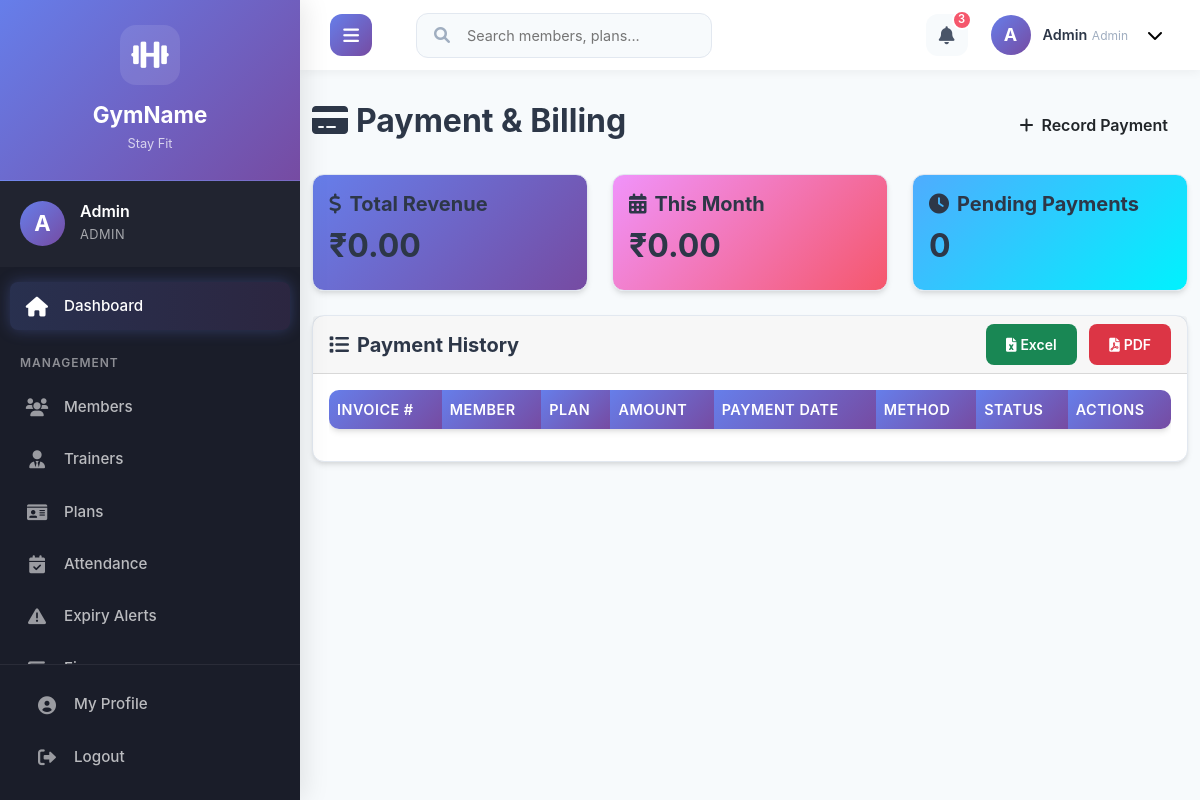
/admin/payments.php (signed in), run on an earlier commit of the app's database.
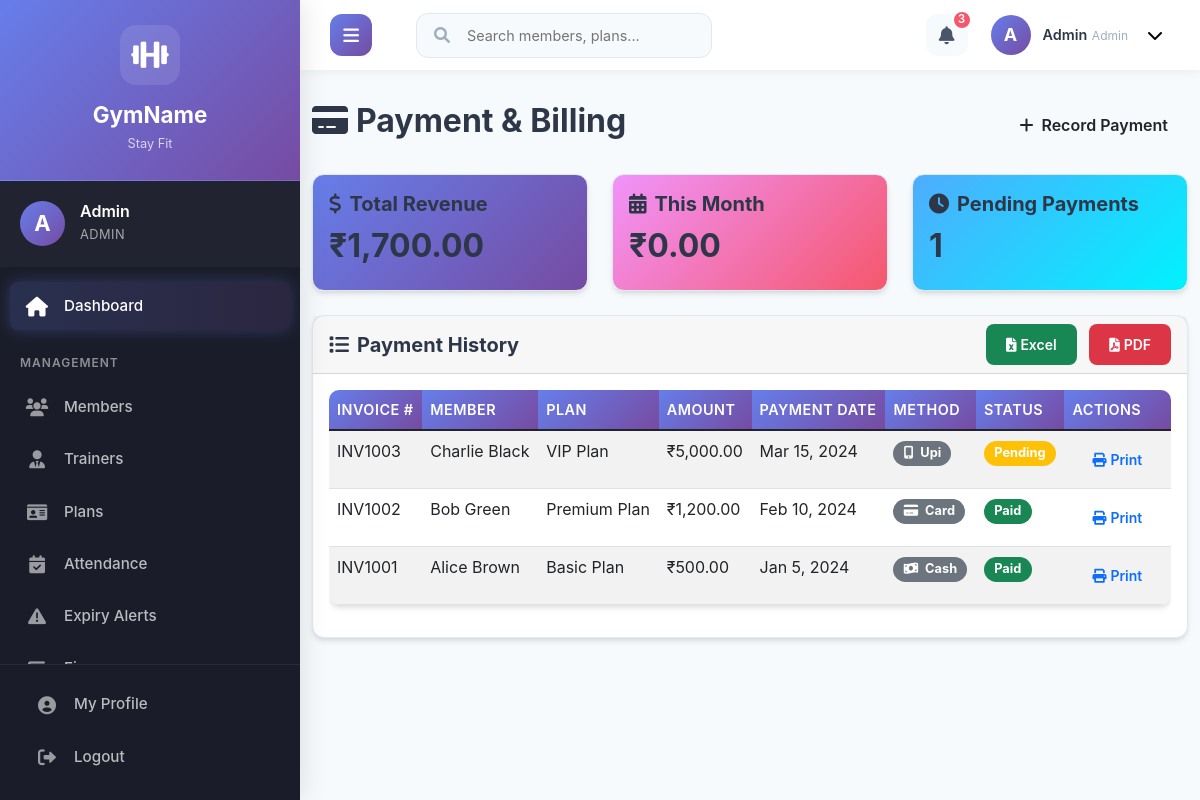
And on a later commit of the database.
### tables this page shows
CREATE TABLE payments (
    id INT AUTO_INCREMENT PRIMARY KEY,
    member_id INT NOT NULL,
    plan_id INT NOT NULL,
    amount DECIMAL(10,2) NOT NULL,
    payment_date DATE NOT NULL,
    method ENUM('cash', 'card', 'upi', 'bank_transfer') NOT NULL,
    invoice_no VARCHAR(50) UNIQUE,
    status ENUM('paid', 'pending', 'failed') DEFAULT 'paid',
    FOREIGN KEY (member_id) REFERENCES members(id),
    FOREIGN KEY (plan_id) REFERENCES plans(id)
);

CREATE TABLE members (
    id INT AUTO_INCREMENT PRIMARY KEY,
    name VARCHAR(100) NOT NULL,
    gender ENUM('male', 'female', 'other'),
    dob DATE,
    contact VARCHAR(20),
    email VARCHAR(100) UNIQUE,
    address TEXT,
    join_date DATE,
    plan_id INT,
    trainer_id INT,
    status ENUM('active', 'expired', 'inactive') DEFAULT 'active',
    photo VARCHAR(255),
    FOREIGN KEY (plan_id) REFERENCES plans(id),
    FOREIGN KEY (trainer_id) REFERENCES trainers(id)
);

CREATE TABLE plans (
    id INT AUTO_INCREMENT PRIMARY KEY,
    name VARCHAR(100) NOT NULL,
    duration_months INT NOT NULL,
    amount DECIMAL(10,2) NOT NULL,
    description TEXT
);

### admin/payments.php (the view, shortened to what the changed rows need)
<?php
require_once '../includes/config.php';
$payments = $conn->query("
    SELECT p.*, m.name as member_name, pl.name as plan_name
    FROM payments p
    JOIN members m ON p.member_id = m.id
    JOIN plans pl ON p.plan_id = pl.id
    ORDER BY p.payment_date DESC
");
$total_revenue = $conn->query("SELECT SUM(amount) as total FROM payments WHERE status='paid'")->fetch_assoc()['total'] ?? 0;
$this_month_revenue = $conn->query("SELECT SUM(amount) as total FROM payments WHERE status='paid' AND DATE_FORMAT(payment_date, '%Y-%m') = DATE_FORMAT(CURDATE(), '%Y-%m')")->fetch_assoc()['total'] ?? 0;
$pending_payments = $conn->query("SELECT COUNT(*) as count FROM payments WHERE status='pending'")->fetch_assoc()['count'];
?>
<!DOCTYPE html>
<html lang="en">
<head>
    <link href="https://cdn.jsdelivr.net/npm/bootstrap@5.1.3/dist/css/bootstrap.min.css" rel="stylesheet">
    <link href="https://cdnjs.cloudflare.com/ajax/libs/font-awesome/6.0.0/css/all.min.css" rel="stylesheet">
    <link href="../assets/css/style.css" rel="stylesheet">
</head>
<body>
    <div class="main-wrapper">
    <?php include '../includes/header.php'; ?>
    <div class="page-content">
        <div class="container-fluid">
        <div class="d-flex justify-content-between align-items-center mb-4">
            <h2><i class="fas fa-credit-card me-2"></i>Payment & Billing</h2>
        </div>
        <div class="row mb-4">
            <div class="col-md-4">
                <div class="card text-white" style="background: linear-gradient(135deg, #667eea 0%, #764ba2 100%);">
                    <div class="card-body">
                        <h5 class="card-title"><i class="fas fa-dollar-sign me-2"></i>Total Revenue</h5>
                        <h2>₹<?php echo number_format($total_revenue, 2); ?></h2>
                    </div>
                </div>
            </div>
            <div class="col-md-4">
                <div class="card text-white" style="background: linear-gradient(135deg, #f093fb 0%, #f5576c 100%);">
                    <div class="card-body">
                        <h2>₹<?php echo number_format($this_month_revenue, 2); ?></h2>
                    </div>
                </div>
            </div>
            <div class="col-md-4">
                <div class="card text-white" style="background: linear-gradient(135deg, #4facfe 0%, #00f2fe 100%);">
                    <div class="card-body">
                        <h5 class="card-title"><i class="fas fa-clock me-2"></i>Pending Payments</h5>
                        <h2><?php echo $pending_payments; ?></h2>
                    </div>
                </div>
            </div>
        </div>
        <div class="card">
            <div class="card-body">
                <div class="table-responsive">
                    <table class="table table-striped" id="paymentsTable">
                        <thead>
                            <tr>
                                <th>Invoice #</th>
                                <th>Member</th>
                                <th>Plan</th>
                                <th>Amount</th>
                                <th>Payment Date</th>
                                <th>Method</th>
                                <th>Status</th>
                                <th>Actions</th>
                            </tr>
                        </thead>
                        <tbody>
                            <?php while ($payment = $payments->fetch_assoc()): ?>
                                <tr>
                                    <td><?php echo $payment['invoice_no']; ?></td>
                                    <td><?php echo $payment['member_name']; ?></td>
                                    <td><?php echo $payment['plan_name']; ?></td>
                                    <td>₹<?php echo number_format($payment['amount'], 2); ?></td>
                                    <td><?php echo date('M j, Y', strtotime($payment['payment_date'])); ?></td>
                                    <td>
                                        <span class="badge bg-secondary">
                                            <i class="fas fa-<?php
                                                echo match($payment['method']) {
                                                    'cash' => 'money-bill-wave',
                                                    'card' => 'credit-card',
                                                    'upi' => 'mobile-alt',
                                                    'bank_transfer' => 'university',
                                                    default => 'question'
                                                };
                                            ?> me-1"></i>
                                            <?php echo ucfirst(str_replace('_', ' ', $payment['method'])); ?>
                                        </span>
                                    </td>
                                    <td>
                                        <span class="badge bg-<?php
                                            echo match($payment['status']) {
                                                'paid' => 'success',
                                                'pending' => 'warning',
                                                'failed' => 'danger',
                                                default => 'secondary'
                                            };
                                        ?>">
                                            <?php echo ucfirst($payment['status']); ?>
                                        </span>
                                    </td>
                                    <td>
                                        <button class="btn btn-sm btn-outline-primary" onclick="printInvoice('<?php echo $payment['id']; ?>')">
                                            <i class="fas fa-print me-1"></i>Print
                                        </button>
                                    </td>
                                </tr>
                            <?php endwhile; ?>
                        </tbody>
                    </table>
                </div>
            </div>
        </div>
    </div>
        </div>
    </div>
</body>
</html>

What changed in the data, as far as the page shows it:
added payments: invoice_no "INV1003", member.name "Charlie Black", plan.name "VIP Plan", amount "5,000.00", payment_date "Mar 15, 2024", method "Upi", status "Pending"
added payments: invoice_no "INV1002", member.name "Bob Green", plan.name "Premium Plan", amount "1,200.00", payment_date "Feb 10, 2024", method "Card", status "Paid"
added payments: invoice_no "INV1001", member.name "Alice Brown", plan.name "Basic Plan", amount "500.00", payment_date "Jan 5, 2024", method "Cash", status "Paid"
Also different on the page:
$total_revenue: "0.00" → "1,700.00"
$pending_payments: "0" → "1"
